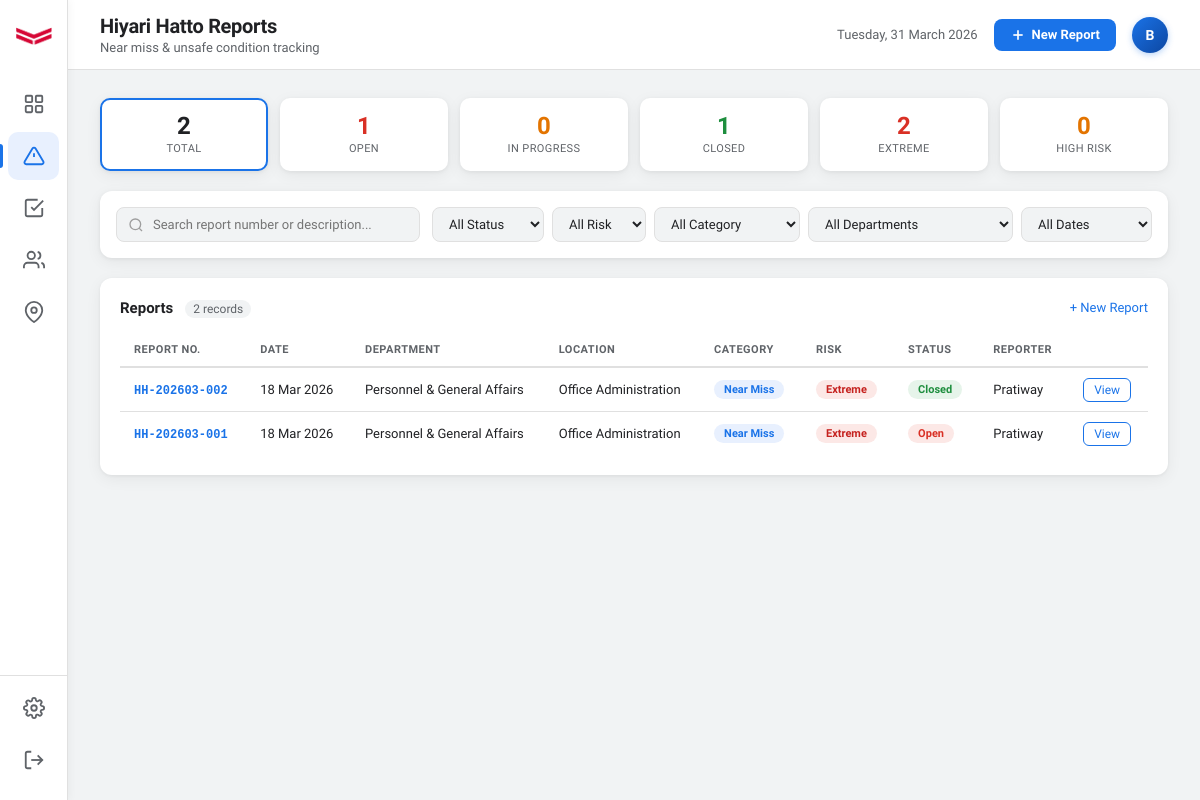
The page /hiyari/index.php (signed in) on the database its author committed.
### tables this page shows
CREATE TABLE `hiyari_reports` (
  `id` int(11) NOT NULL,
  `report_number` varchar(20) NOT NULL,
  `report_date` date NOT NULL,
  `department_id` int(11) DEFAULT NULL,
  `location_id` int(11) DEFAULT NULL,
  `category` enum('unsafe_action','unsafe_condition','near_miss') DEFAULT NULL,
  `description` text DEFAULT NULL,
  `likelihood` varchar(1) DEFAULT NULL COMMENT 'A=Almost Certain B=Likely C=Moderate D=Unlikely E=Rare',
  `severity` tinyint(4) DEFAULT NULL COMMENT '1=Insignificant 2=Minor 3=Moderate 4=Major 5=Catastrophic',
  `risk_level` enum('low','medium','high','extreme') DEFAULT NULL,
  `status` enum('open','in_progress','closed') NOT NULL DEFAULT 'open',
  `created_by` int(11) DEFAULT NULL,
  `created_at` datetime NOT NULL DEFAULT current_timestamp(),
  `updated_at` datetime DEFAULT NULL ON UPDATE current_timestamp()
);

CREATE TABLE `departments` (
  `id` int(11) NOT NULL,
  `code` varchar(10) NOT NULL,
  `name` varchar(100) NOT NULL,
  `head_id` int(11) DEFAULT NULL,
  `description` text DEFAULT NULL,
  `is_active` tinyint(1) NOT NULL DEFAULT 1,
  `created_at` datetime NOT NULL DEFAULT current_timestamp(),
  `updated_at` datetime NOT NULL DEFAULT current_timestamp() ON UPDATE current_timestamp()
);

CREATE TABLE `locations` (
  `id` int(11) NOT NULL,
  `code` varchar(10) NOT NULL,
  `name` varchar(100) NOT NULL,
  `description` text DEFAULT NULL,
  `is_active` tinyint(1) NOT NULL DEFAULT 1,
  `created_at` datetime NOT NULL DEFAULT current_timestamp(),
  `updated_at` datetime NOT NULL DEFAULT current_timestamp() ON UPDATE current_timestamp()
);

CREATE TABLE `users` (
  `id` int(11) NOT NULL,
  `employee_id` varchar(20) NOT NULL,
  `name` varchar(100) NOT NULL,
  `email` varchar(100) NOT NULL,
  `password` varchar(255) NOT NULL,
  `department_id` int(11) DEFAULT NULL,
  `role` tinyint(1) NOT NULL DEFAULT 3,
  `reset_token` varchar(100) DEFAULT NULL,
  `reset_expires` datetime DEFAULT NULL,
  `is_active` tinyint(1) NOT NULL DEFAULT 1,
  `created_at` datetime NOT NULL DEFAULT current_timestamp(),
  `updated_at` datetime DEFAULT NULL ON UPDATE current_timestamp()
);

### hiyari/index.php (the view, shortened to what this page needs)
<?php
require_once '../config/db.php';
$filter_status     = $_GET['status']     ?? '';
$filter_risk       = $_GET['risk']       ?? '';
$filter_search     = trim($_GET['search'] ?? '');
$page              = max(1, (int)($_GET['page'] ?? 1));
$per_page          = 10;
$offset            = ($page - 1) * $per_page;
$where  = ["1=1"];
$params = [];
$whereStr = implode(" AND ", $where);
$countStmt = $pdo->prepare("SELECT COUNT(*) FROM hiyari_reports r WHERE $whereStr");
$countStmt->execute($params);
$total_records = $countStmt->fetchColumn();
$stmt = $pdo->prepare("
    SELECT r.*,
           d.name AS dept_name,
           l.name AS loc_name,
           u.name AS reporter_name
    FROM hiyari_reports r
    LEFT JOIN departments d ON r.department_id = d.id
    LEFT JOIN locations   l ON r.location_id   = l.id
    LEFT JOIN users       u ON r.created_by    = u.id
    WHERE $whereStr
    ORDER BY r.created_at DESC
    LIMIT :limit OFFSET :offset
");
$stmt->bindValue(':limit',  $per_page, PDO::PARAM_INT);
$stmt->bindValue(':offset', $offset,   PDO::PARAM_INT);
$stmt->execute();
$reports = $stmt->fetchAll();
$summary = $pdo->query("
    SELECT
        COUNT(*) AS total,
        SUM(status = 'open') AS open,
        SUM(status = 'in_progress') AS in_progress,
        SUM(status = 'closed') AS closed,
        SUM(risk_level = 'extreme') AS extreme,
        SUM(risk_level = 'high') AS high
    FROM hiyari_reports
")->fetch();
?>
<!DOCTYPE html>
<html lang="en">
<head>
  <link rel="stylesheet" href="../assets/dashboard.css"/>
  <link rel="stylesheet" href="../assets/hiyari-index.css"/>
</head>
<body>
  <aside class="sidebar">
    <div class="sidebar__logo">
      <img src="../assets/logo.png" alt="Yanmar" class="sidebar__logo-img"/>
    </div>
    <nav class="sidebar__nav">
      <a href="../index.php" class="nav-item" data-tooltip="Dashboard">
        <svg viewBox="0 0 24 24" fill="none" stroke="currentColor" stroke-width="2">
          <rect x="3" y="3" width="7" height="7" rx="1"/><rect x="14" y="3" width="7" height="7" rx="1"/>
          <rect x="3" y="14" width="7" height="7" rx="1"/><rect x="14" y="14" width="7" height="7" rx="1"/>
        </svg>
      </a>
      <a href="index.php" class="nav-item nav-item--active" data-tooltip="Hiyari Hatto">
        <svg viewBox="0 0 24 24" fill="none" stroke="currentColor" stroke-width="2">
          <path d="M10.29 3.86L1.82 18a2 2 0 0 0 1.71 3h16.94a2 2 0 0 0 1.71-3L13.71 3.86a2 2 0 0 0-3.42 0z"/>
          <line x1="12" y1="9" x2="12" y2="13"/><line x1="12" y1="17" x2="12.01" y2="17"/>
        </svg>
      </a>
      <a href="../kyt/index.php" class="nav-item" data-tooltip="KYT">
        <svg viewBox="0 0 24 24" fill="none" stroke="currentColor" stroke-width="2">
          <path d="M9 11l3 3L22 4"/>
          <path d="M21 12v7a2 2 0 0 1-2 2H5a2 2 0 0 1-2-2V5a2 2 0 0 1 2-2h11"/>
        </svg>
      </a>
      <a href="../departments.php" class="nav-item" data-tooltip="Departments">
        <svg viewBox="0 0 24 24" fill="none" stroke="currentColor" stroke-width="2">
          <path d="M17 21v-2a4 4 0 0 0-4-4H5a4 4 0 0 0-4 4v2"/>
          <circle cx="9" cy="7" r="4"/>
          <path d="M23 21v-2a4 4 0 0 0-3-3.87"/><path d="M16 3.13a4 4 0 0 1 0 7.75"/>
        </svg>
      </a>
      <a href="../locations.php" class="nav-item" data-tooltip="Locations">
        <svg viewBox="0 0 24 24" fill="none" stroke="currentColor" stroke-width="2">
          <path d="M21 10c0 7-9 13-9 13s-9-6-9-13a9 9 0 0 1 18 0z"/>
          <circle cx="12" cy="10" r="3"/>
        </svg>
      </a>
    </nav>
    <div class="sidebar__bottom">
      <div class="nav-item" data-tooltip="Settings">
      </div>
      <a href="../auth/logout.php" class="nav-item nav-item--logout" data-tooltip="Sign Out">
        <svg viewBox="0 0 24 24" fill="none" stroke="currentColor" stroke-width="2">
          <path d="M9 21H5a2 2 0 0 1-2-2V5a2 2 0 0 1 2-2h4"/>
          <polyline points="16 17 21 12 16 7"/><line x1="21" y1="12" x2="9" y2="12"/>
        </svg>
      </a>
    </div>
  </aside>
  <main class="main">
    <header class="topbar">
      <div class="topbar__left">
        <div>
          <h1 class="topbar__title">Hiyari Hatto Reports</h1>
          <p class="topbar__sub">Near miss & unsafe condition tracking</p>
        </div>
      </div>
      <div class="topbar__right">
        <div class="topbar__date"><?php echo date('l, d F Y'); ?></div>
        <a href="create.php" class="btn-new">
          <svg viewBox="0 0 24 24" fill="none" stroke="currentColor" stroke-width="2.5" width="16" height="16">
            <line x1="12" y1="5" x2="12" y2="19"/><line x1="5" y1="12" x2="19" y2="12"/>
          </svg>
          New Report
        </a>
        <div class="topbar__avatar" title="<?php echo htmlspecialchars($_SESSION['name'] ?? 'User'); ?>">
          <?php echo strtoupper(substr($_SESSION['name'] ?? 'U', 0, 1)); ?>
        </div>
      </div>
    </header>
    <div class="content">
      <div class="summary-row">
        <a href="index.php" class="mini-card <?php echo !$filter_status ? 'mini-card--active' : ''; ?>">
          <span class="mini-card__val"><?php echo $summary['total']; ?></span>
          <span class="mini-card__label">Total</span>
        </a>
        <a href="?status=open" class="mini-card mini-card--red <?php echo $filter_status==='open' ? 'mini-card--active' : ''; ?>">
          <span class="mini-card__val"><?php echo $summary['open']; ?></span>
          <span class="mini-card__label">Open</span>
        </a>
        <a href="?status=in_progress" class="mini-card mini-card--yellow <?php echo $filter_status==='in_progress' ? 'mini-card--active' : ''; ?>">
          <span class="mini-card__val"><?php echo $summary['in_progress']; ?></span>
          <span class="mini-card__label">In Progress</span>
        </a>
        <a href="?status=closed" class="mini-card mini-card--green <?php echo $filter_status==='closed' ? 'mini-card--active' : ''; ?>">
          <span class="mini-card__val"><?php echo $summary['closed']; ?></span>
          <span class="mini-card__label">Closed</span>
        </a>
        <a href="?risk=extreme" class="mini-card mini-card--extreme <?php echo $filter_risk==='extreme' ? 'mini-card--active' : ''; ?>">
          <span class="mini-card__val"><?php echo $summary['extreme']; ?></span>
          <span class="mini-card__label">Extreme</span>
        </a>
        <a href="?risk=high" class="mini-card mini-card--orange <?php echo $filter_risk==='high' ? 'mini-card--active' : ''; ?>">
          <span class="mini-card__val"><?php echo $summary['high']; ?></span>
          <span class="mini-card__label">High Risk</span>
        </a>
      </div>
      <div class="filter-bar">
        <form method="GET" class="filter-form" id="filterForm">
          <div class="search-wrap">
            <input type="text" name="search" class="search-input"
              placeholder="Search report number or description..."
              value="<?php echo htmlspecialchars($filter_search); ?>"/>
          </div>
          <div class="filter-selects">
            <select name="status" class="filter-select" onchange="this.form.submit()">
              <option value="">All Status</option>
            </select>
            <select name="risk" class="filter-select" onchange="this.form.submit()">
              <option value="">All Risk</option>
            </select>
            <select name="category" class="filter-select" onchange="this.form.submit()">
              <option value="">All Category</option>
            </select>
            <select name="dept" class="filter-select" onchange="this.form.submit()">
              <option value="">All Departments</option>
            </select>
            <select name="date_range" class="filter-select" onchange="toggleCustomDate(this.value); this.form.submit()">
              <option value="">All Dates</option>
            </select>
          </div>
        </form>
      </div>
      <div class="table-box">
        <div class="table-box__header">
          <div>
            <span class="table-box__title">Reports</span>
            <span class="table-count"><?php echo $total_records; ?> records</span>
          </div>
          <a href="create.php" class="table-box__link">
            + New Report
          </a>
        </div>
        <?php if (empty($reports)): ?>
        <div class="empty-state">
          <svg viewBox="0 0 24 24" fill="none" stroke="currentColor" stroke-width="1.5" width="48" height="48">
            <path d="M14 2H6a2 2 0 0 0-2 2v16a2 2 0 0 0 2 2h12a2 2 0 0 0 2-2V8z"/>
            <polyline points="14 2 14 8 20 8"/>
            <line x1="16" y1="13" x2="8" y2="13"/>
            <line x1="16" y1="17" x2="8" y2="17"/>
            <polyline points="10 9 9 9 8 9"/>
          </svg>
          <p>No reports found</p>
          <a href="create.php" class="btn-new" style="margin-top:12px">Create First Report</a>
        </div>
        <?php else: ?>
        <div class="table-wrap">
          <table class="table">
            <thead>
              <tr>
                <th>Report No.</th>
                <th>Date</th>
                <th>Department</th>
                <th>Location</th>
                <th>Category</th>
                <th>Risk</th>
                <th>Status</th>
                <th>Reporter</th>
                <th></th>
              </tr>
            </thead>
            <tbody>
              <?php foreach ($reports as $r):
                $catLabels = ['near_miss' => 'Near Miss', 'unsafe_act' => 'Unsafe Act', 'unsafe_condition' => 'Unsafe Condition'];
              ?>
              <tr>
                <td><span class="report-num"><?php echo htmlspecialchars($r['report_number']); ?></span></td>
                <td><?php echo date('d M Y', strtotime($r['report_date'])); ?></td>
                <td><?php echo htmlspecialchars($r['dept_name'] ?? '—'); ?></td>
                <td><?php echo htmlspecialchars($r['loc_name']  ?? '—'); ?></td>
                <td>
                  <span class="badge badge--category badge--<?php echo $r['category']; ?>">
                    <?php echo $catLabels[$r['category']] ?? $r['category']; ?>
                  </span>
                </td>
                <td>
                  <span class="badge badge--<?php echo $r['risk_level']; ?>">
                    <?php echo ucfirst($r['risk_level']); ?>
                  </span>
                </td>
                <td>
                  <?php
                    $statusClass = ['open'=>'badge--open','in_progress'=>'badge--progress','closed'=>'badge--closed'];
                    $statusLabel = ['open'=>'Open','in_progress'=>'In Progress','closed'=>'Closed'];
                  ?>
                  <span class="badge <?php echo $statusClass[$r['status']] ?? ''; ?>">
                    <?php echo $statusLabel[$r['status']] ?? ucfirst($r['status']); ?>
                  </span>
                </td>
                <td><?php echo htmlspecialchars($r['reporter_name'] ?? '—'); ?></td>
                <td>
                  <a href="view.php?id=<?php echo $r['id']; ?>" class="action-link">View</a>
                </td>
              </tr>
              <?php endforeach; ?>
            </tbody>
          </table>
        </div>
        <?php endif; ?>
      </div>
    </div>
  </main>
</body>
</html>

### assets/hiyari-index.css (style rules this page uses)
.btn-new { display: inline-flex; align-items: center; gap: 6px; background: var(--primary); color: #fff; padding: 8px 16px; border-radius: 8px; font-size: 13px; font-weight: 600; text-decoration: none; transition: background var(--transition), box-shadow var(--transition); white-space: nowrap; flex-shrink: 0; }
.summary-row { display: flex; gap: 12px; flex-wrap: wrap; }
.mini-card { display: flex; flex-direction: column; align-items: center; background: #fff; border-radius: 10px; padding: 14px 20px; min-width: 90px; flex: 1; box-shadow: var(--shadow); text-decoration: none; color: var(--text-primary); border: 2px solid transparent; transition: transform var(--transition), border-color var(--transition), box-shadow var(--transition); }
.mini-card--active { border-color: var(--primary); }
.mini-card__val { font-size: 24px; font-weight: 700; line-height: 1; }
.mini-card--red .mini-card__val { color: var(--red); }
.mini-card--yellow .mini-card__val { color: var(--orange); }
.mini-card--green .mini-card__val { color: var(--green); }
.mini-card--extreme .mini-card__val { color: var(--red); }
.mini-card--orange .mini-card__val { color: var(--orange); }
.mini-card__label { font-size: 11px; font-weight: 500; color: var(--text-secondary); text-transform: uppercase; letter-spacing: 0.4px; margin-top: 4px; }
.filter-bar { background: #fff; border-radius: var(--radius); padding: 16px; box-shadow: var(--shadow); }
.filter-form { display: flex; gap: 12px; flex-wrap: wrap; align-items: center; }
.search-wrap { position: relative; flex: 1; min-width: 200px; }
.search-input { width: 100%; padding: 9px 12px 9px 36px; border: 1px solid var(--border); border-radius: 8px; font-family: var(--font); font-size: 13px; color: var(--text-primary); background: var(--bg-page); transition: border-color var(--transition), box-shadow var(--transition); outline: none; }
.filter-selects { display: flex; gap: 8px; flex-wrap: wrap; align-items: center; }
.filter-select { padding: 8px 12px; border: 1px solid var(--border); border-radius: 8px; font-family: var(--font); font-size: 13px; color: var(--text-primary); background: var(--bg-page); cursor: pointer; outline: none; transition: border-color var(--transition); }
.table-count { font-size: 12px; color: var(--text-secondary); background: var(--bg-page); padding: 2px 8px; border-radius: 20px; margin-left: 8px; font-weight: 500; }
.badge--near_miss { background: #e8f0fe; color: #1a73e8; }
.badge--extreme { background: #fce8e6; color: #c5221f; font-weight: 700; }

### rows shown on the page
hiyari_reports: report_number "HH-202603-002", report_date "18 Mar 2026", department.name "Personnel & General Affairs", location.name "Office Administration", category "Near Miss", risk_level "Extreme", status "Closed", created_by.name "Pratiway"
hiyari_reports: report_number "HH-202603-001", report_date "18 Mar 2026", department.name "Personnel & General Affairs", location.name "Office Administration", category "Near Miss", risk_level "Extreme", status "Open", created_by.name "Pratiway"

### other values the page prints
substr($_SESSION['name'] ?? 'U', 0, 1) "B"
$summary['total'] "2"
$summary['open'] "1"
$summary['in_progress'] "0"
$summary['closed'] "1"
$summary['extreme'] "2"
$summary['high'] "0"
$total_records "2"
